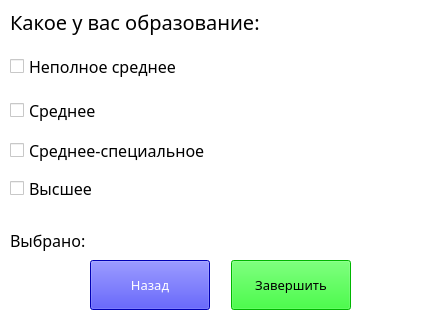
<?xml version="1.0" encoding="UTF-8"?>
<ui version="4.0">
 <class>MainWindow</class>
 <widget class="QMainWindow" name="MainWindow">
  <property name="geometry">
   <rect>
    <x>0</x>
    <y>0</y>
    <width>446</width>
    <height>319</height>
   </rect>
  </property>
  <property name="minimumSize">
   <size>
    <width>446</width>
    <height>319</height>
   </size>
  </property>
  <property name="maximumSize">
   <size>
    <width>446</width>
    <height>319</height>
   </size>
  </property>
  <property name="windowTitle">
   <string>MainWindow</string>
  </property>
  <property name="styleSheet">
   <string notr="true">background-color: rgb(255, 255, 255);</string>
  </property>
  <widget class="QWidget" name="centralwidget">
   <widget class="QLabel" name="label_task">
    <property name="geometry">
     <rect>
      <x>10</x>
      <y>6</y>
      <width>351</width>
      <height>31</height>
     </rect>
    </property>
    <property name="font">
     <font>
      <family>Segoe Print</family>
      <pointsize>15</pointsize>
      <weight>50</weight>
      <italic>false</italic>
      <bold>false</bold>
     </font>
    </property>
    <property name="styleSheet">
     <string notr="true">font: 15pt &quot;Segoe Print&quot;;</string>
    </property>
    <property name="text">
     <string>Какое у вас образование:</string>
    </property>
   </widget>
   <widget class="QLabel" name="label_img">
    <property name="geometry">
     <rect>
      <x>270</x>
      <y>70</y>
      <width>161</width>
      <height>131</height>
     </rect>
    </property>
    <property name="text">
     <string/>
    </property>
   </widget>
   <widget class="QPushButton" name="btn_next">
    <property name="geometry">
     <rect>
      <x>231</x>
      <y>260</y>
      <width>120</width>
      <height>50</height>
     </rect>
    </property>
    <property name="font">
     <font>
      <family>Segoe Print</family>
      <pointsize>10</pointsize>
      <weight>50</weight>
      <italic>false</italic>
      <bold>false</bold>
     </font>
    </property>
    <property name="styleSheet">
     <string notr="true">background-color: rgb(0, 255, 0);
color: rgb(0, 0, 0);
font: 10pt &quot;Segoe Print&quot;;</string>
    </property>
    <property name="text">
     <string>Завершить</string>
    </property>
   </widget>
   <widget class="QPushButton" name="btn_back">
    <property name="geometry">
     <rect>
      <x>90</x>
      <y>260</y>
      <width>120</width>
      <height>50</height>
     </rect>
    </property>
    <property name="font">
     <font>
      <family>Segoe Print</family>
      <pointsize>10</pointsize>
      <weight>50</weight>
      <italic>false</italic>
      <bold>false</bold>
     </font>
    </property>
    <property name="styleSheet">
     <string notr="true">font: 10pt &quot;Segoe Print&quot;;
background-color: rgb(0, 0, 255);
color: rgb(255, 255, 255);</string>
    </property>
    <property name="text">
     <string>Назад</string>
    </property>
   </widget>
   <widget class="QLabel" name="label_selected">
    <property name="geometry">
     <rect>
      <x>10</x>
      <y>230</y>
      <width>311</width>
      <height>21</height>
     </rect>
    </property>
    <property name="font">
     <font>
      <family>Segoe Print</family>
      <pointsize>12</pointsize>
      <weight>50</weight>
      <italic>false</italic>
      <bold>false</bold>
     </font>
    </property>
    <property name="styleSheet">
     <string notr="true">font: 12pt &quot;Segoe Print&quot;;</string>
    </property>
    <property name="text">
     <string>Выбрано:</string>
    </property>
   </widget>
   <widget class="QCheckBox" name="checkBox_2">
    <property name="geometry">
     <rect>
      <x>10</x>
      <y>100</y>
      <width>201</width>
      <height>21</height>
     </rect>
    </property>
    <property name="font">
     <font>
      <family>Segoe Print</family>
      <pointsize>12</pointsize>
      <weight>50</weight>
      <italic>false</italic>
      <bold>false</bold>
     </font>
    </property>
    <property name="styleSheet">
     <string notr="true">font: 12pt &quot;Segoe Print&quot;;</string>
    </property>
    <property name="text">
     <string>Среднее</string>
    </property>
   </widget>
   <widget class="QCheckBox" name="checkBox_3">
    <property name="geometry">
     <rect>
      <x>10</x>
      <y>140</y>
      <width>201</width>
      <height>21</height>
     </rect>
    </property>
    <property name="font">
     <font>
      <family>Segoe Print</family>
      <pointsize>12</pointsize>
      <weight>50</weight>
      <italic>false</italic>
      <bold>false</bold>
     </font>
    </property>
    <property name="styleSheet">
     <string notr="true">font: 12pt &quot;Segoe Print&quot;;</string>
    </property>
    <property name="text">
     <string>Среднее-специальное</string>
    </property>
   </widget>
   <widget class="QCheckBox" name="checkBox_1">
    <property name="geometry">
     <rect>
      <x>10</x>
      <y>56</y>
      <width>211</width>
      <height>21</height>
     </rect>
    </property>
    <property name="font">
     <font>
      <family>Segoe Print</family>
      <pointsize>12</pointsize>
      <weight>50</weight>
      <italic>false</italic>
      <bold>false</bold>
     </font>
    </property>
    <property name="styleSheet">
     <string notr="true">font: 12pt &quot;Segoe Print&quot;;</string>
    </property>
    <property name="text">
     <string>Неполное среднее</string>
    </property>
    <property name="checked">
     <bool>false</bool>
    </property>
   </widget>
   <widget class="QCheckBox" name="checkBox_4">
    <property name="geometry">
     <rect>
      <x>10</x>
      <y>180</y>
      <width>201</width>
      <height>17</height>
     </rect>
    </property>
    <property name="font">
     <font>
      <family>Segoe Print</family>
      <pointsize>12</pointsize>
      <weight>50</weight>
      <italic>false</italic>
      <bold>false</bold>
     </font>
    </property>
    <property name="styleSheet">
     <string notr="true">font: 12pt &quot;Segoe Print&quot;;</string>
    </property>
    <property name="text">
     <string>Высшее</string>
    </property>
   </widget>
  </widget>
 </widget>
 <resources/>
 <connections/>
</ui>
